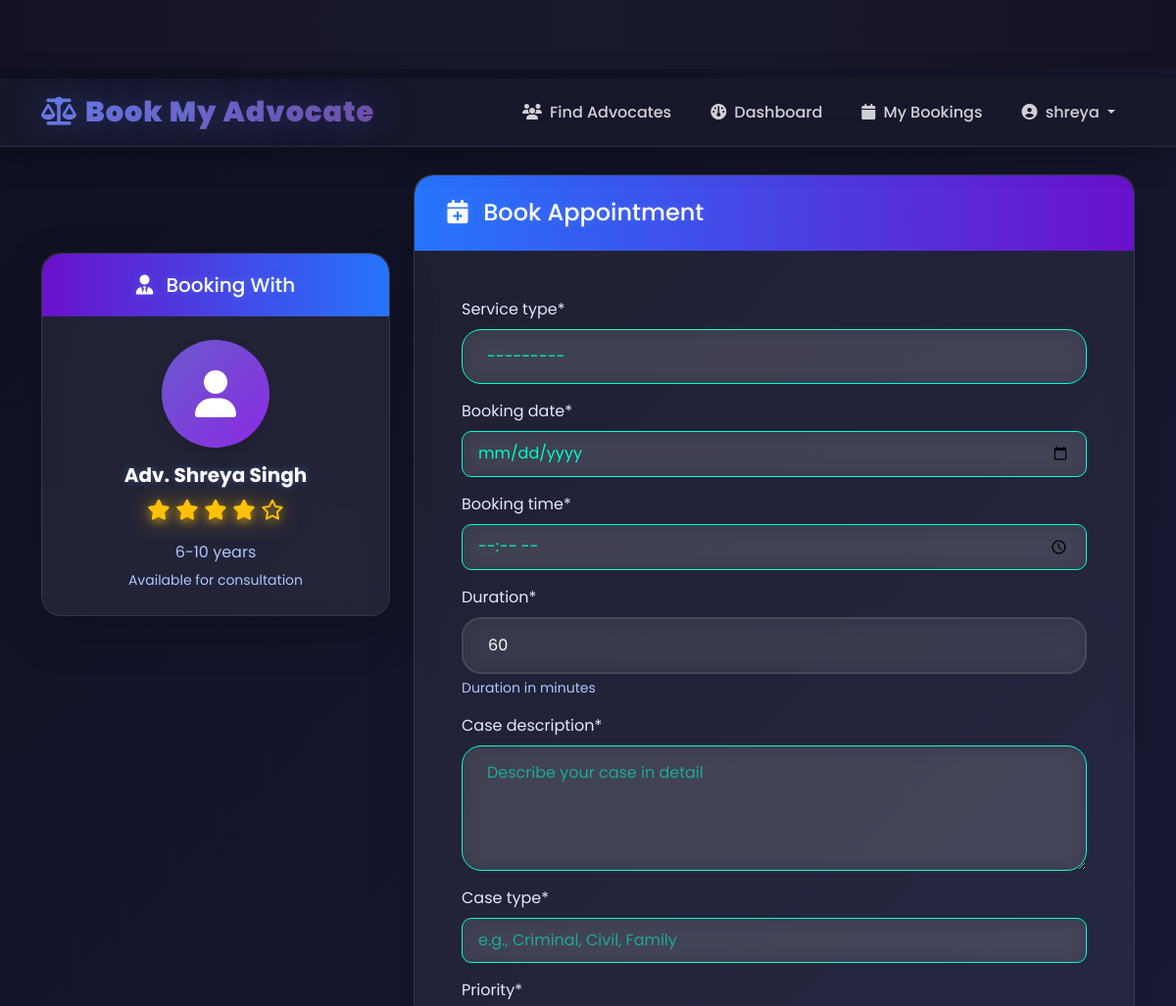
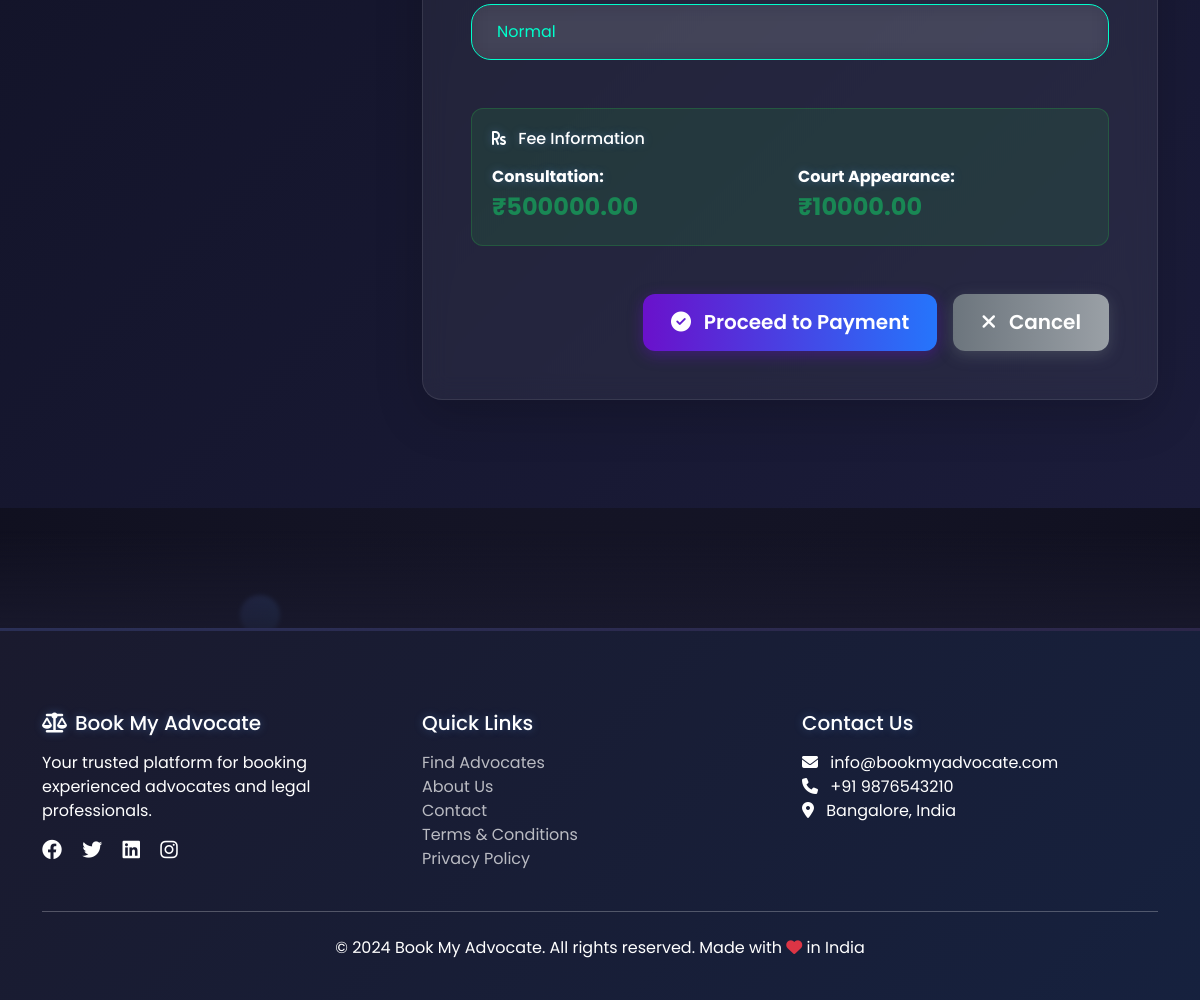
The app's page /bookings/create/1/ (signed in) with its own data (2 pictures, top to bottom).
### accounts/models.py (models this page shows, shortened)
class User(AbstractUser):
    USER_TYPE_CHOICES = (
        ('client', 'Client'),
        ('advocate', 'Advocate'),
        ('admin', 'Admin'),
    )
    user_type = models.CharField(max_length=20, choices=USER_TYPE_CHOICES, default='client')
    phone = models.CharField(max_length=15, blank=True)
    address = models.TextField(blank=True)
    profile_picture = models.ImageField(upload_to='profiles/', blank=True, null=True)
    date_of_birth = models.DateField(null=True, blank=True)
    verified = models.BooleanField(default=False)
    created_at = models.DateTimeField(auto_now_add=True)
    updated_at = models.DateTimeField(auto_now=True)
    class Meta:
        ordering = ['-created_at']
    def get_full_name(self):
        return f"{self.first_name} {self.last_name}".strip() or self.username

### advocates/models.py (models this page shows, shortened)
class Advocate(models.Model):
    EXPERIENCE_CHOICES = (
        ('0-2', '0-2 years'),
        ('3-5', '3-5 years'),
        ('6-10', '6-10 years'),
        ('10+', '10+ years'),
    )
    user = models.OneToOneField(User, on_delete=models.CASCADE, related_name='advocate_profile')
    bar_council_id = models.CharField(max_length=50, unique=True)
    specializations = models.ManyToManyField(Specialization, related_name='advocates')
    experience = models.CharField(max_length=10, choices=EXPERIENCE_CHOICES)
    consultation_fee = models.DecimalField(max_digits=10, decimal_places=2, validators=[MinValueValidator(0)])
    court_appearance_fee = models.DecimalField(max_digits=10, decimal_places=2, validators=[MinValueValidator(0)])
    bio = models.TextField()
    languages = models.CharField(max_length=200, help_text="Comma separated languages")
    education = models.TextField()
    certifications = models.TextField(blank=True)
    success_rate = models.DecimalField(
        max_digits=5,
        decimal_places=2,
        default=0,
        validators=[MinValueValidator(0), MaxValueValidator(100)]
    )
    total_cases = models.IntegerField(default=0)
    rating = models.DecimalField(
        max_digits=3,
        decimal_places=2,
        default=0,
        validators=[MinValueValidator(0), MaxValueValidator(5)]
    )
    total_reviews = models.IntegerField(default=0)
    is_available = models.BooleanField(default=True)
    verified = models.BooleanField(default=False)
    created_at = models.DateTimeField(auto_now_add=True)
    updated_at = models.DateTimeField(auto_now=True)
    class Meta:
        ordering = ['-rating', '-total_cases']

### bookings/views.py (the view)
# urls.py: path('create/<int:advocate_id>/', views.create_booking, name='create_booking'),
@login_required
def create_booking(request, advocate_id):
    advocate = get_object_or_404(Advocate, id=advocate_id)
    if request.method == 'POST':
        form = BookingForm(request.POST)
        if form.is_valid():
            booking = form.save(commit=False)
            booking.client = request.user
            booking.advocate = advocate
            if booking.service_type == 'consultation':
                booking.total_fee = advocate.consultation_fee
            elif booking.service_type == 'court_appearance':
                booking.total_fee = advocate.court_appearance_fee
            else:
                booking.total_fee = advocate.consultation_fee
            booking.save()
            messages.success(request, 'Booking created successfully! Please proceed to payment.')
            return redirect('booking_detail', booking_id=booking.id)
    else:
        form = BookingForm()
    context = {
        'form': form,
        'advocate': advocate,
    }
    return render(request, 'bookings/create_booking.html', context)

### templates/bookings/create_booking.html (shortened to what this page needs)
{% extends 'base.html' %}
{% load crispy_forms_tags %}
{% block content %}
<div class="appointment-wrapper">
    <div class="container my-5">
        <div class="row g-4">
            <div class="col-lg-4">
                <div class="card advocate-card shadow-lg sticky-top" style="top: 100px;">
                    <div class="advocate-header text-center">
                        <h5 class="mb-0"><i class="fas fa-user-tie me-2"></i> Booking With</h5>
                    </div>
                    <div class="card-body text-center p-4">
                        {% if advocate.user.profile_picture %}
                            <img src="{{ advocate.user.profile_picture.url }}" alt="{{ advocate.user.get_full_name }}" class="rounded-circle mb-3 shadow" width="110" height="110" style="object-fit: cover; border: 3px solid #00ffcc;">
                        {% else %}
                            <div class="bg-primary rounded-circle mx-auto mb-3 d-flex align-items-center justify-content-center shadow" style="width: 110px; height: 110px; background: linear-gradient(135deg, #6a5acd, #8a2be2);">
                                <i class="fas fa-user fa-3x text-white"></i>
                            </div>
                        {% endif %}
                        <h5 class="fw-bold mb-2">Adv. {{ advocate.user.get_full_name }}</h5>
                        <div class="rating-stars mb-3" style="color: #ffc107; font-size: 1.3rem;">
                            {% for i in "12345" %}
                                {% if forloop.counter <= advocate.rating %}
                                    <i class="fas fa-star"></i>
                                {% else %}
                                    <i class="far fa-star"></i>
                                {% endif %}
                            {% endfor %}
                        </div>
                        <p class="text-muted mb-1">{{ advocate.get_experience_display }}</p>
                        <small class="text-muted">Available for consultation</small>
                    </div>
                </div>
            </div>
            <div class="col-lg-8">
                <div class="card booking-form-card shadow-lg">
                    <div class="form-header">
                        <h4 class="mb-0"><i class="fas fa-calendar-plus me-2"></i> Book Appointment</h4>
                    </div>
                    <div class="card-body p-5">
                        <form method="post" action="" novalidate>
                            <div class="mb-5">
                                {{ form|crispy }}
                            </div>
                            <div class="fee-info mb-5">
                                <h6 class="alert-heading mb-3">
                                    <i class="fas fa-rupee-sign me-2"></i> Fee Information
                                </h6>
                                <div class="row g-3">
                                    <div class="col-md-6">
                                        <strong>Consultation:</strong><br>
                                        <span class="fs-4 fw-bold text-success">₹{{ advocate.consultation_fee }}</span>
                                    </div>
                                    <div class="col-md-6">
                                        <strong>Court Appearance:</strong><br>
                                        <span class="fs-4 fw-bold text-success">₹{{ advocate.court_appearance_fee }}</span>
                                    </div>
                                </div>
                            </div>
                            <div class="d-grid gap-3 d-md-flex justify-content-md-end">
                                <button type="submit" class="btn btn-gradient btn-lg test-flash">
                                    <i class="fas fa-check-circle me-2"></i> Proceed to Payment
                                </button>
                                <a href="{% url 'advocate_detail' advocate.id %}" class="btn btn-secondary-gradient btn-lg test-flash">
                                    <i class="fas fa-times me-2"></i> Cancel
                                </a>
                            </div>
                        </form>
                    </div>
                </div>
            </div>
        </div>
    </div>
</div>
{% endblock %}

### templates/base.html (shortened to what this page needs)
<!DOCTYPE html>
<html lang="en">
<head>
    <link href="https://cdn.jsdelivr.net/npm/bootstrap@5.3.0/dist/css/bootstrap.min.css" rel="stylesheet">
    <link rel="stylesheet" href="https://cdnjs.cloudflare.com/ajax/libs/font-awesome/6.4.0/css/all.min.css">
    <link href="https://unpkg.com/aos@2.3.1/dist/aos.css" rel="stylesheet">
</head>
<body>
    <div class="bg-particles">
        <div class="particle particle-1" style="width: 60px; height: 60px; background: linear-gradient(135deg, rgba(102, 126, 234, 0.4), rgba(118, 75, 162, 0.4)); top: 10%; left: 10%;"></div>
        <div class="particle particle-2" style="width: 80px; height: 80px; background: linear-gradient(135deg, rgba(118, 75, 162, 0.4), rgba(240, 147, 251, 0.4)); top: 60%; left: 80%;"></div>
        <div class="particle particle-3" style="width: 40px; height: 40px; background: linear-gradient(135deg, rgba(102, 126, 234, 0.4), rgba(79, 172, 254, 0.4)); top: 80%; left: 20%;"></div>
        <div class="particle particle-4" style="width: 70px; height: 70px; background: linear-gradient(135deg, rgba(240, 147, 251, 0.4), rgba(245, 87, 108, 0.4)); top: 30%; left: 70%;"></div>
    </div>
    <nav class="navbar navbar-expand-lg navbar-dark sticky-top">
        <div class="container">
            <a class="navbar-brand" href="{% url 'home' %}">
                <i class="fas fa-balance-scale me-2"></i>Book My Advocate
            </a>
            <div class="collapse navbar-collapse" id="navbarNav">
                <ul class="navbar-nav ms-auto">
                    <li class="nav-item">
                        <a class="nav-link" href="{% url 'advocate_list' %}">
                            <i class="fas fa-users me-1"></i> Find Advocates
                        </a>
                    </li>
                    {% if user.is_authenticated %}
                        <li class="nav-item">
                            <a class="nav-link" href="{% url 'dashboard' %}">
                                <i class="fas fa-dashboard me-1"></i> Dashboard
                            </a>
                        </li>
                        <li class="nav-item">
                            <a class="nav-link" href="{% url 'my_bookings' %}">
                                <i class="fas fa-calendar me-1"></i> My Bookings
                            </a>
                        </li>
                        <li class="nav-item dropdown">
                            <a class="nav-link dropdown-toggle" href="#" id="navbarDropdown" role="button" data-bs-toggle="dropdown">
                                <i class="fas fa-user-circle me-1"></i> {{ user.username }}
                            </a>
                        </li>
                    {% endif %}
                </ul>
            </div>
        </div>
    </nav>
    <main>
        {% block content %}{% endblock %}
    </main>
    <footer class="footer">
        <div class="container">
            <div class="row">
                <div class="col-md-4" data-aos="fade-up">
                    <h5><i class="fas fa-balance-scale me-2"></i>Book My Advocate</h5>
                    <p class="mt-3">Your trusted platform for booking experienced advocates and legal professionals.</p>
                    <div class="mt-3">
                        <a href="#" class="text-white me-3"><i class="fab fa-facebook fa-lg"></i></a>
                        <a href="#" class="text-white me-3"><i class="fab fa-twitter fa-lg"></i></a>
                        <a href="#" class="text-white me-3"><i class="fab fa-linkedin fa-lg"></i></a>
                        <a href="#" class="text-white"><i class="fab fa-instagram fa-lg"></i></a>
                    </div>
                </div>
                <div class="col-md-4" data-aos="fade-up" data-aos-delay="100">
                    <h5>Quick Links</h5>
                    <ul class="list-unstyled mt-3">
                        <li><a href="{% url 'advocate_list' %}" class="text-decoration-none">Find Advocates</a></li>
                        <li><a href="#" class="text-decoration-none">About Us</a></li>
                        <li><a href="#" class="text-decoration-none">Contact</a></li>
                        <li><a href="#" class="text-decoration-none">Terms & Conditions</a></li>
                        <li><a href="#" class="text-decoration-none">Privacy Policy</a></li>
                    </ul>
                </div>
                <div class="col-md-4" data-aos="fade-up" data-aos-delay="200">
                    <h5>Contact Us</h5>
                    <p class="mt-3">
                        <i class="fas fa-envelope me-2"></i> info@bookmyadvocate.com<br>
                        <i class="fas fa-phone me-2"></i> +91 9876543210<br>
                        <i class="fas fa-map-marker-alt me-2"></i> Bangalore, India
                    </p>
                </div>
            </div>
            <hr class="bg-light my-4">
            <div class="text-center">
                <p class="mb-0">&copy; 2024 Book My Advocate. All rights reserved. Made with <i class="fas fa-heart text-danger"></i> in India</p>
            </div>
        </div>
    </footer>
</body>
</html>

### records on screen
User: username "shreya"
Advocate: user.get_full_name "Shreya Singh", experience "6-10 years", consultation_fee "500000.00", court_appearance_fee "10000.00"
